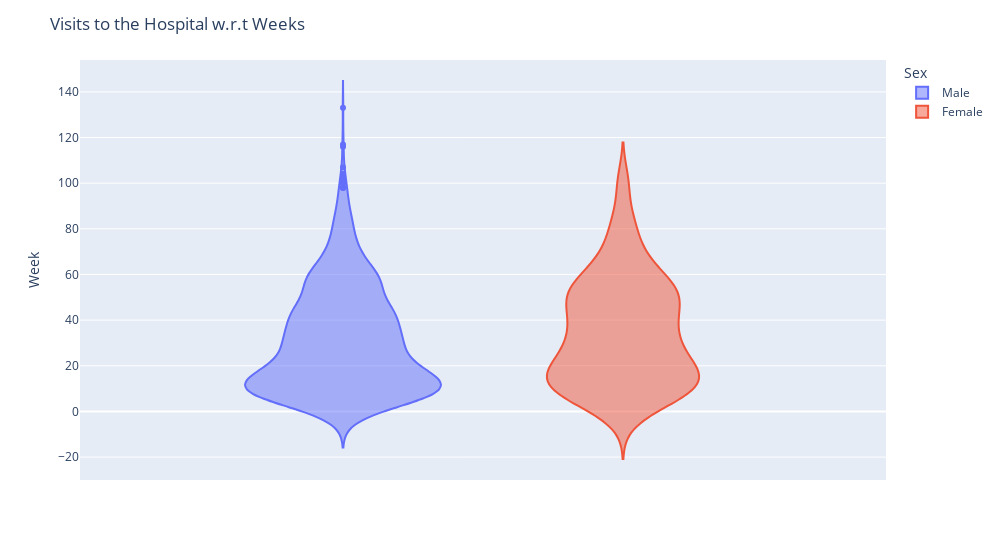

Notebook code cell kept with this figure:
### Code cell
fig=px.violin(datadf,y='Weeks',color='Sex')
fig.update_layout(
    title='Visits to the Hospital w.r.t Weeks',
    width=1000,
    yaxis={
        'title':'Week'
        }
)

fig.show()

### Figure 1 — Plotly figure (JSON) as saved in the notebook; plotly's stock layout.template omitted (floating-point values rounded to 4 significant figures; data arrays with more than 128 entries replaced by an {"elided": "..."} marker saying what was removed)
{"data": [{"alignmentgroup": "True", "box": {"visible": false}, "hovertemplate": "Sex=Male<br>Weeks=%{y}<extra></extra>", "legendgroup": "Male", "marker": {"color": "#636efa"}, "name": "Male", "offsetgroup": "Male", "orientation": "v", "scalegroup": "True", "showlegend": true, "type": "violin", "x0": " ", "xaxis": "x", "y": {"elided": "1224 int values"}, "y0": " ", "yaxis": "y"}, {"alignmentgroup": "True", "box": {"visible": false}, "hovertemplate": "Sex=Female<br>Weeks=%{y}<extra></extra>", "legendgroup": "Female", "marker": {"color": "#EF553B"}, "name": "Female", "offsetgroup": "Female", "orientation": "v", "scalegroup": "True", "showlegend": true, "type": "violin", "x0": " ", "xaxis": "x", "y": {"elided": "325 int values"}, "y0": " ", "yaxis": "y"}], "layout": {"legend": {"title": {"text": "Sex"}, "tracegroupgap": 0}, "margin": {"t": 60}, "title": {"text": "Visits to the Hospital w.r.t Weeks"}, "violinmode": "group", "width": 1000, "xaxis": {"anchor": "y", "domain": [0, 1]}, "yaxis": {"anchor": "x", "domain": [0, 1], "title": {"text": "Week"}}}}
